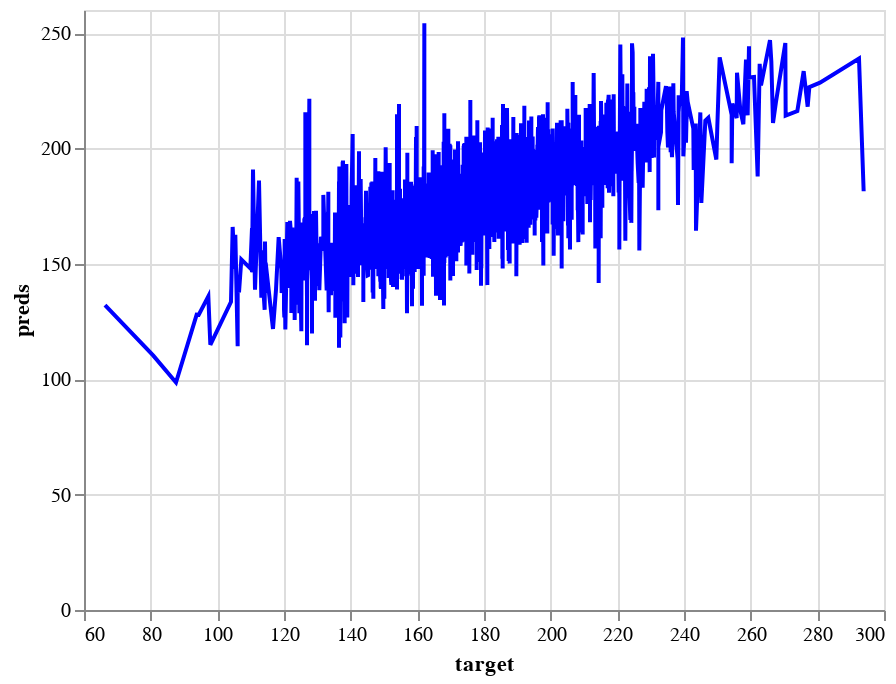

Notebook source saved alongside this figure:
### Code cell
# Create a line chart with y as the x-axis and y_preds as y-axis and combine it with previous chart
line_chart2 = alt.Chart(pd.DataFrame({'target': y, 'preds': y_preds})).mark_line(color='blue').encode(
    x='target',
    y='preds'
)
line_chart2

### Figure 1 — Vega-Lite specification as saved in the notebook (floating-point values rounded to 4 significant figures; data arrays with more than 128 entries replaced by an {"elided": "..."} marker saying what was removed)
{"config": {"view": {"continuousWidth": 400, "continuousHeight": 300}}, "data": {"name": "data-84ffd2829f520e4b684d6f69c7928fea"}, "mark": {"type": "line", "color": "blue"}, "encoding": {"x": {"field": "target", "type": "quantitative"}, "y": {"field": "preds", "type": "quantitative"}}, "$schema": "https://vega.github.io/schema/vega-lite/v4.17.0.json", "datasets": {"data-84ffd2829f520e4b684d6f69c7928fea": {"elided": "2438 records"}}}
